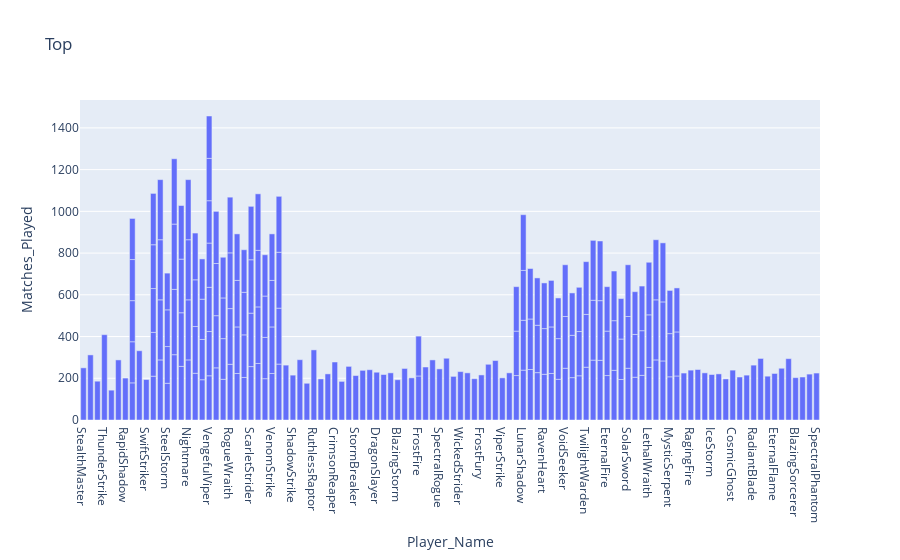

Notebook source saved alongside this figure:
### Markdown cell above
# top 10 players by matches played

### Code cell
bar_top_10_players= px.bar(df, x="Player_Name", y="Matches_Played",title="Top")
bar_top_10_players.show()

### Figure 1 — Plotly figure (JSON) as saved in the notebook; plotly's stock layout.template omitted (floating-point values rounded to 4 significant figures; data arrays with more than 128 entries replaced by an {"elided": "..."} marker saying what was removed)
{"data": [{"alignmentgroup": "True", "hovertemplate": "Player_Name=%{x}<br>Matches_Played=%{y}<extra></extra>", "legendgroup": "", "marker": {"color": "#636efa", "pattern": {"shape": ""}}, "name": "", "offsetgroup": "", "orientation": "v", "showlegend": false, "textposition": "auto", "type": "bar", "x": {"elided": "221 str values"}, "xaxis": "x", "y": {"elided": "221 int values"}, "yaxis": "y"}], "layout": {"barmode": "relative", "legend": {"tracegroupgap": 0}, "title": {"text": "Top"}, "xaxis": {"anchor": "y", "domain": [0, 1], "title": {"text": "Player_Name"}}, "yaxis": {"anchor": "x", "domain": [0, 1], "title": {"text": "Matches_Played"}}}}
